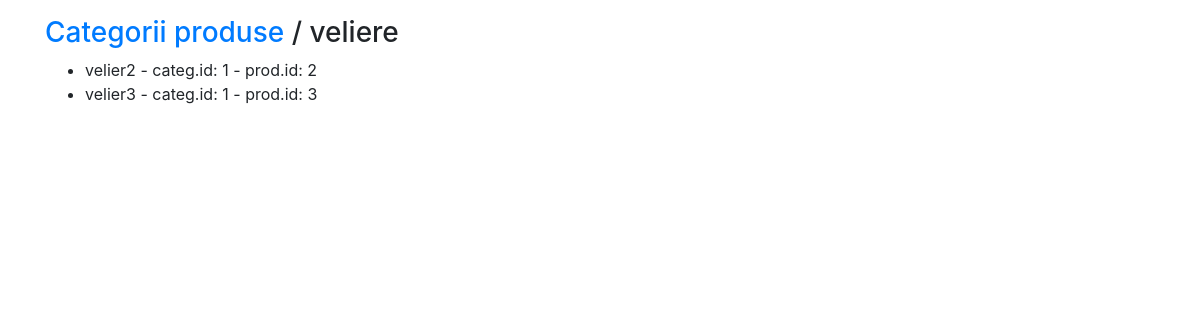
Before: /shop/category/1/ with the older database file.
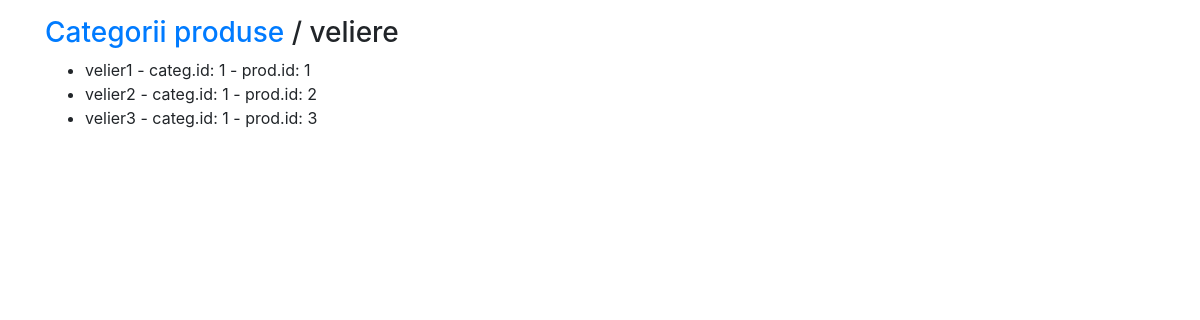
After: the same page with the newer database file.
### shop/models.py (models this page shows, shortened)
class Product(models.Model):
    category = models.ForeignKey(Category, related_name='products', on_delete=models.CASCADE)
    name = models.CharField(max_length=100, db_index=True)
    description = models.TextField(blank=True)
    price = models.DecimalField(max_digits=10, decimal_places=2)
    available = models.BooleanField(default=True)
    created_at = models.DateTimeField(auto_now_add=True)
    updated_at = models.DateTimeField(auto_now=True)
    image = models.ImageField(upload_to='products/%Y/%m/%d', blank=True)
    class Meta:
        ordering = ('name',)
        index_together = (('id'),)

class Category(models.Model):
    name = models.CharField(max_length=150, db_index=True)
    created_at = models.DateTimeField(auto_now_add=True)
    updated_at = models.DateTimeField(auto_now=True)
    class Meta:
        ordering = ('name',)
        verbose_name = 'category'
        verbose_name_plural = 'categories'

### shop/views.py (the view)
# urls.py: path('category/<int:pk>/', views.product_list, name='products')
def product_list(request, pk):
    categorii = Category.objects.all()
    produse = get_object_or_404(Category, pk=pk)
    context = {'produse': produse, 'categorii':categorii}
    return render(request, 'shop/product_list.html', context)

### shop/templates/shop/product_list.html
{% extends 'shop/base.html' %}
{% block content %}
    <h3><a href="{% url 'shop:home' %}">Categorii produse</a> /
        {{ produse.name }}
    </h3>
    <ul>
        {% for prod in produse.products.all %}
            <li>
                {{ prod.name }} - categ.id: {{ produse.pk }}
                - prod.id: {{ prod.pk }}
            </li>
        {% endfor %}
    </ul>
{% endblock %}

Changed rows visible on the page:
now on this page (row edited): Product: name "velier1", {{ produse.pk }} "1", pk "1"
